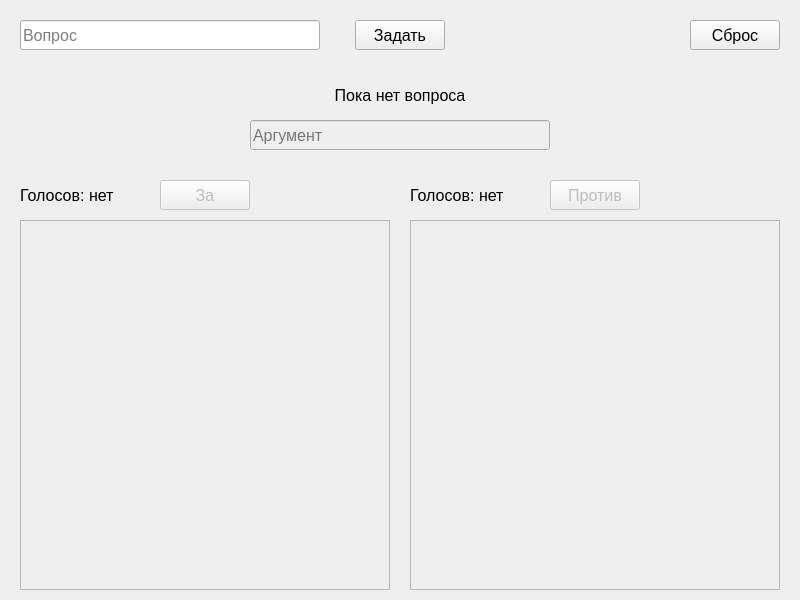
<?xml version="1.0" encoding="UTF-8"?>
<ui version="4.0">
 <class>Form</class>
 <widget class="QWidget" name="Form">
  <property name="geometry">
   <rect>
    <x>0</x>
    <y>0</y>
    <width>800</width>
    <height>600</height>
   </rect>
  </property>
  <property name="windowTitle">
   <string>Помощник в принятии решений</string>
  </property>
  <widget class="QPushButton" name="button_positive">
   <property name="enabled">
    <bool>false</bool>
   </property>
   <property name="geometry">
    <rect>
     <x>160</x>
     <y>180</y>
     <width>90</width>
     <height>30</height>
    </rect>
   </property>
   <property name="font">
    <font>
     <pointsize>12</pointsize>
    </font>
   </property>
   <property name="text">
    <string>За</string>
   </property>
  </widget>
  <widget class="QPushButton" name="button_negative">
   <property name="enabled">
    <bool>false</bool>
   </property>
   <property name="geometry">
    <rect>
     <x>550</x>
     <y>180</y>
     <width>90</width>
     <height>30</height>
    </rect>
   </property>
   <property name="font">
    <font>
     <pointsize>12</pointsize>
    </font>
   </property>
   <property name="text">
    <string>Против</string>
   </property>
  </widget>
  <widget class="QLineEdit" name="edit_argument">
   <property name="enabled">
    <bool>false</bool>
   </property>
   <property name="geometry">
    <rect>
     <x>250</x>
     <y>120</y>
     <width>300</width>
     <height>30</height>
    </rect>
   </property>
   <property name="font">
    <font>
     <pointsize>12</pointsize>
    </font>
   </property>
   <property name="inputMask">
    <string/>
   </property>
   <property name="text">
    <string/>
   </property>
   <property name="placeholderText">
    <string>Аргумент</string>
   </property>
  </widget>
  <widget class="QLabel" name="label_positive">
   <property name="geometry">
    <rect>
     <x>20</x>
     <y>180</y>
     <width>100</width>
     <height>30</height>
    </rect>
   </property>
   <property name="font">
    <font>
     <pointsize>12</pointsize>
    </font>
   </property>
   <property name="text">
    <string>Голосов: нет</string>
   </property>
   <property name="alignment">
    <set>Qt::AlignLeading|Qt::AlignLeft|Qt::AlignVCenter</set>
   </property>
  </widget>
  <widget class="QLabel" name="label_negative">
   <property name="geometry">
    <rect>
     <x>410</x>
     <y>180</y>
     <width>100</width>
     <height>30</height>
    </rect>
   </property>
   <property name="font">
    <font>
     <pointsize>12</pointsize>
    </font>
   </property>
   <property name="layoutDirection">
    <enum>Qt::LeftToRight</enum>
   </property>
   <property name="text">
    <string>Голосов: нет</string>
   </property>
   <property name="alignment">
    <set>Qt::AlignLeading|Qt::AlignLeft|Qt::AlignVCenter</set>
   </property>
  </widget>
  <widget class="QLabel" name="label_question">
   <property name="geometry">
    <rect>
     <x>250</x>
     <y>80</y>
     <width>300</width>
     <height>30</height>
    </rect>
   </property>
   <property name="font">
    <font>
     <pointsize>12</pointsize>
    </font>
   </property>
   <property name="text">
    <string>Пока нет вопроса</string>
   </property>
   <property name="alignment">
    <set>Qt::AlignCenter</set>
   </property>
  </widget>
  <widget class="QPushButton" name="button_reset">
   <property name="enabled">
    <bool>true</bool>
   </property>
   <property name="geometry">
    <rect>
     <x>690</x>
     <y>20</y>
     <width>90</width>
     <height>30</height>
    </rect>
   </property>
   <property name="font">
    <font>
     <pointsize>12</pointsize>
     <weight>50</weight>
     <italic>false</italic>
     <bold>false</bold>
     <underline>false</underline>
     <strikeout>false</strikeout>
     <kerning>true</kerning>
    </font>
   </property>
   <property name="text">
    <string>Сброс</string>
   </property>
  </widget>
  <widget class="QLineEdit" name="edit_question">
   <property name="geometry">
    <rect>
     <x>20</x>
     <y>20</y>
     <width>300</width>
     <height>30</height>
    </rect>
   </property>
   <property name="font">
    <font>
     <pointsize>12</pointsize>
    </font>
   </property>
   <property name="placeholderText">
    <string>Вопрос</string>
   </property>
  </widget>
  <widget class="QPushButton" name="button_ask">
   <property name="geometry">
    <rect>
     <x>355</x>
     <y>20</y>
     <width>90</width>
     <height>30</height>
    </rect>
   </property>
   <property name="font">
    <font>
     <pointsize>12</pointsize>
    </font>
   </property>
   <property name="text">
    <string>Задать</string>
   </property>
  </widget>
  <widget class="QListWidget" name="list_positive">
   <property name="enabled">
    <bool>false</bool>
   </property>
   <property name="geometry">
    <rect>
     <x>20</x>
     <y>220</y>
     <width>370</width>
     <height>370</height>
    </rect>
   </property>
  </widget>
  <widget class="QListWidget" name="list_negative">
   <property name="enabled">
    <bool>false</bool>
   </property>
   <property name="geometry">
    <rect>
     <x>410</x>
     <y>220</y>
     <width>370</width>
     <height>370</height>
    </rect>
   </property>
  </widget>
 </widget>
 <resources/>
 <connections/>
</ui>
